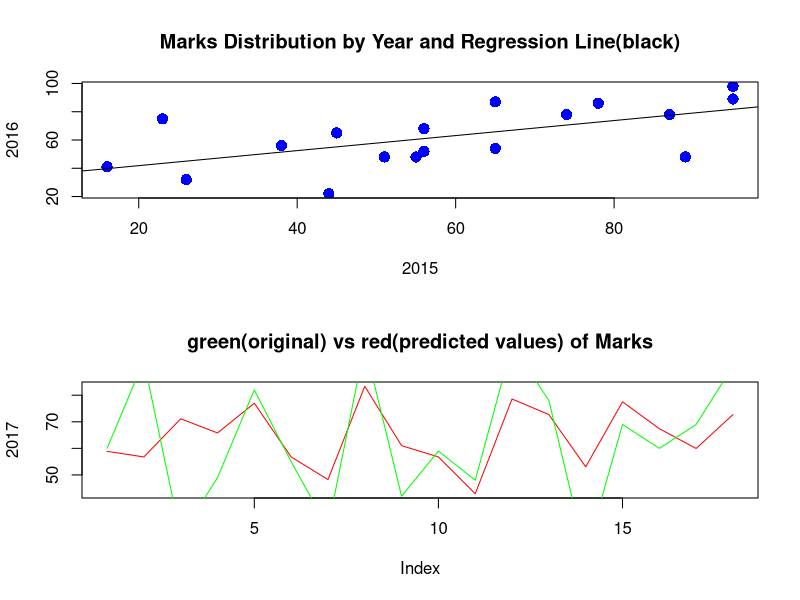

Generate this figure with R:
#Read CSV
marks = read.csv("marks2.csv")
#Plot marks from 2016 vs 2015
par(mfrow = c(2,1))
plot(formula = Y2016 ~ Y2015, data = marks, ylab = "2016",xlab = "2015",main = "Marks Distribution by Year and Regression Line(black)",col = "blue", cex = 1.5, pch = 16 )
#building the linear model 
fit=lm(formula = Y2016 ~ Y2015, data = marks)
#Details about the Regression Line
summary(fit)
coef(fit)
#Plot the regression line
abline(fit, cex = 3, col = "black")
text(coef(fit), labels = "Regression Line")
#predict the 2017 marks based on the regression model
pred = predict(fit, data.frame(Y2015 = marks$Y2016))
#Plot the predicted values in red
plot(pred, cex = 3, col = "red", pch = 22, type = "l", ylab = "2017", main = "green(original) vs red(predicted values) of Marks")
#Plot the original values in green
lines(marks$Y2017, cex = 3, pch = 22, col = "green")


